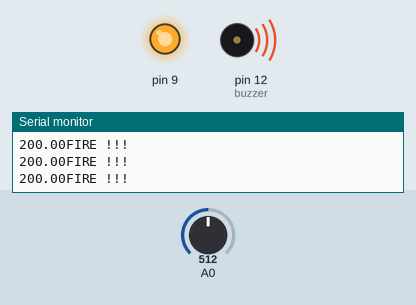
Recording of a sketch running on a simulated Arduino Uno, built with avr-gcc and run on an emulated ATmega328P. On the bench: output pins drawn as LEDs (lit = HIGH), buzzer (waves = sounding), the last lines printed to the serial monitor. The inputs (shaded band) are chosen by the test bench; at power-on: A0 = 512.

Above: at 0.9 s.
1.3 s: A0 set to 185
4.3 s: A0 set to 160
At 5.0 s:
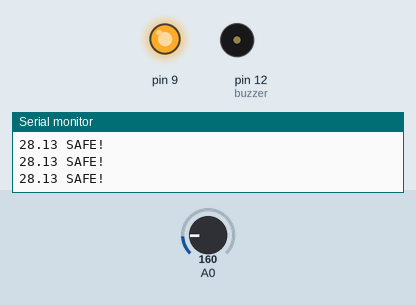
6.2 s: A0 set to 306
At 6.72 s:
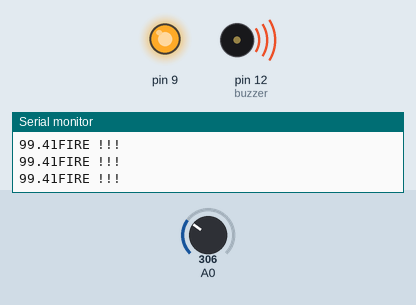
9.2 s: A0 set to 122
At 10.5 s:
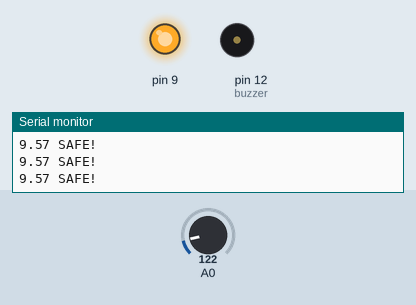
Timing chart, 0 to 11.7 s (numbered marks = the images above; inputs shaded):
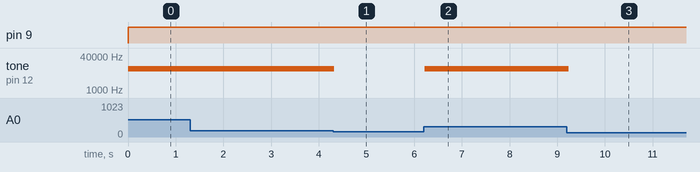

Measured:
- the behaviour switches between 179 and 178 on A0 (found by bisection; images 0 and 1)
- after the input at 4.3 s, tone on pin 12 (buzzer): 10000 Hz → silent at once
- after the input at 6.2 s, tone on pin 12 (buzzer): silent → 10000 Hz at once
- after the input at 9.2 s, tone on pin 12 (buzzer): 10000 Hz → silent at once

The sketch:

FireAlarm_TMP_SENSOR.ino
```cpp
const int temperaturePin = 0;
int buzzer = 12;

void setup()
{
  Serial.begin (9600);
  pinMode(buzzer, OUTPUT);
  pinMode(9, OUTPUT);
}

void loop()
{
  float voltage, degreesC;
  voltage = getVoltage(temperaturePin);
  degreesC = (voltage-0.5)*100.0;

  if(degreesC < 37)
  {
    Serial.print(degreesC);
  	Serial.println(" SAFE!");
  }

  if(degreesC > 37)
  {
    Serial.print(degreesC);
    Serial.println("FIRE !!!");
    digitalWrite(9, HIGH);
    digitalWrite(buzzer, LOW);
    tone(12, 10000,100);
    delay(100);
  }

}

float getVoltage(int pin)
{
  return (analogRead(pin) * 0.004882814);
}
```
